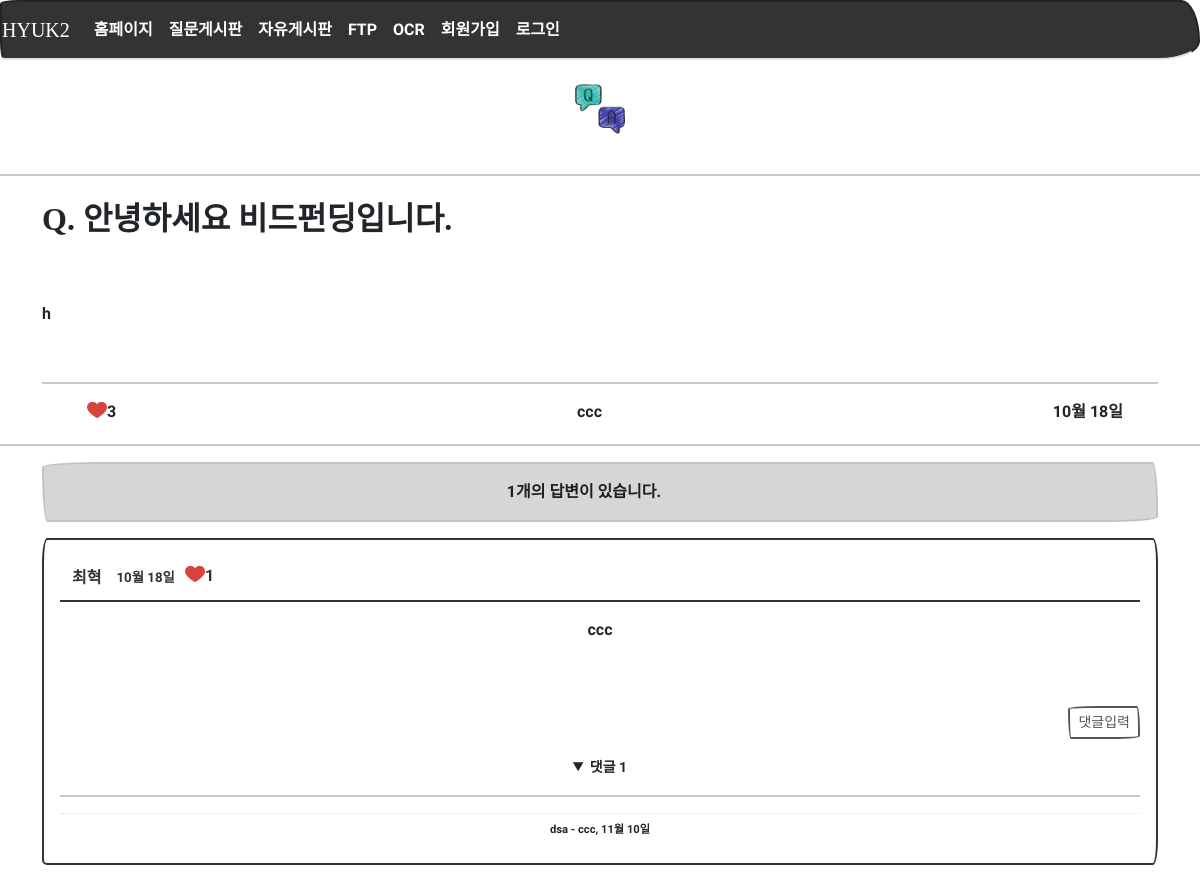
The app's page /question/detail/1/ with its own data.
### models.py (models this page shows)
class Question(db.Model):
    id = db.Column(db.Integer, primary_key=True)
    subject = db.Column(db.String(200), nullable=False)
    content = db.Column(db.Text(), nullable=False)
    create_date = db.Column(db.DateTime(), nullable=False)
    user_id = db.Column(db.Integer, db.ForeignKey('user.id', ondelete='CASCADE'), nullable=False)
    user = db.relationship('User', backref=db.backref('question_set'))
    modify_date = db.Column(db.DateTime(), nullable=True)
    hits = db.Column(db.Integer, nullable=False, default='0')
    voter = db.relationship('User', secondary=question_voter, backref=db.backref('question_voter_set'))

class User(db.Model):
    id = db.Column(db.Integer, primary_key=True)    # id는 자동으로 증가하는 User 모델의 기본키
    username = db.Column(db.String(150), unique=True, nullable=False)  # 아이디
    password = db.Column(db.String(200), nullable=False)
    name = db.Column(db.String(150), nullable=False)  # 실명
    email = db.Column(db.String(120), unique=True, nullable=False)
    fir_joo = db.Column(db.String(6), nullable=False)  # 주민번호 앞자리
    sec_joo = db.Column(db.String(7), nullable=False)  # 주민번호 뒷자리
    tel = db.Column(db.String(50), nullable=False)  # 휴대폰 번호, 휴대폰인증이 있다면 unique=True 넣어야 됨

class Answer(db.Model):
    id = db.Column(db.Integer, primary_key=True)
    question_id = db.Column(db.Integer, db.ForeignKey('question.id', ondelete='CASCADE'))
    question = db.relationship('Question', backref=db.backref('answer_set'))
    content = db.Column(db.Text(), nullable=False)
    create_date = db.Column(db.DateTime(), nullable=False)
    user_id = db.Column(db.Integer, db.ForeignKey('user.id', ondelete='CASCADE'), nullable=False)
    user = db.relationship('User', backref=db.backref('answer_set'))
    modify_date = db.Column(db.DateTime(), nullable=True)
    voter = db.relationship('User', secondary=answer_voter, backref=db.backref('answer_voter_set'))

class Comment(db.Model):
    id = db.Column(db.Integer, primary_key=True)
    user_id = db.Column(db.Integer, db.ForeignKey('user.id', ondelete='CASCADE'), nullable=False)
    user = db.relationship('User', backref=db.backref('comment_set'))
    content = db.Column(db.Text(), nullable=False)
    create_date = db.Column(db.DateTime(), nullable=False)
    modify_date = db.Column(db.DateTime())
    board_id = db.Column(db.Integer, db.ForeignKey('board.id', ondelete='CASCADE'), nullable=True)
    board = db.relationship('Board', backref=db.backref('comment_set'))
    answer_id = db.Column(db.Integer, db.ForeignKey('answer.id', ondelete='CASCADE'), nullable=True)
    answer = db.relationship('Answer', backref=db.backref('comment_set'))
    voter = db.relationship('User', secondary=comment_voter, backref=db.backref('comment_voter_set'))

### views/question_views.py (the view)
@bp.route('/detail/<int:question_id>/')
def detail(question_id):
    form = AnswerForm()
    question = Question.query.get_or_404(question_id)
    question.hits += 1
    db.session.add(question)
    db.session.commit()
    return render_template('question/question_detail.html', question=question, form=form)

### filter.py (called while the page is built)
def format_datetime(value, fmt='%m월 %d일'):
    now = datetime.now()
    time = now - value
    if time < timedelta(minutes=1):
        return '방금 전'
    elif time < timedelta(hours=1):
        return str(int(time.seconds / 60)) + '분 전'
    elif time < timedelta(days=1):
        return str(int(time.seconds / 3600)) + '시간 전'
    elif time < timedelta(days=7):
        time = datetime.now().date() - value.date()
        return str(time.days) + '일 전'
    else:
        return value.strftime(fmt)

### views/login_views.py (called while the page is built)
@bp.before_app_request
def logged_in_user():
    user_id = session.get('user_id')
    if user_id is None:
        g.user = None
    else:
        g.user = User.query.get(user_id)

### templates/question/question_detail.html (shortened to what this page needs)
{% extends 'base.html' %}
{% block content %}
        <div>
  	        <center>
  	            <br>
  	            <img src="{{ url_for('static',filename='images/aq.png') }}"
                     width="50" style="margin-left: auto; margin-right: auto; display: block;" />
  	            <br>
  	        <hr width="100%" color="black" />
  	    </div>
<div class="container my-3 ">
    <h2 class="py-2" style="font-weight:bolder">Q. {{ question.subject }}</h2> <br><br>
    <div id="ckPrint">{{ question.content|markdown }}</div>
    <br><hr>
        <div class="d-flex justify-content-between detail_q_title">
            <div class="d-flex" style="margin: 0px 10px">
                {% if question.voter|length > 0 %}
                    <a href="#" class="recommend"
                       data-uri="{{ url_for('vote.question', question_id=question.id) }}">
                        <img src="{{ url_for('static',filename='images/after_like.png') }}"
                             width="20" style="margin-left: auto; margin-right: auto; display: block;" />
                    </a>
                {% else %}
                <a href="#" class="recommend"
                   data-uri="{{ url_for('vote.question', question_id=question.id) }}">
                    <img src="{{ url_for('static',filename='images/before_like.png') }}"
                         width="20" style="margin-left: auto; margin-right: auto; display: block;" />
                </a>
                {% endif %}
                <div class="bg-light text-center font-weight-bolder mb-1">
                    {{ question.voter|length }}
                </div>
            </div>
            <div class="d-flex">
            {{ question.user.name }}
            </div>
            <div class="d-flex">
            {% if question.modify_date %}
                <p>{{ question.modify_date|datetime }}(수정)</p>
            {% else %}
                {{ question.create_date|datetime }}
            {% endif %}
            </div>
        </div>
</div>
<hr width="100%" color="black" />
<div class="container my-3 text-center">
    <div class="alert alert-dismissible alert-primary">
        {% if question.answer_set|length == 0 %}
        <strong>아직 답변이 없습니다! 답변 해주시겠어요?</strong>
        {% else %}
        <strong>{{ question.answer_set|length }}개의 답변이 있습니다.</strong>
        {% endif %}
    </div>
    {% for answer in question.answer_set %}
    <div class="card my-3">
        <div class="card-body">
            <div class="toast-header">
                <div class="detail_answer_id_text">{{ answer.user.name }}</div>
                <div class="detail_answer_time_text">
                    {% if answer.modify_date %}
                        {{ answer.modify_date|datetime }}(수정)
                    {% else %}
                        {{ answer.create_date|datetime }}
                    {% endif %}
                </div>
                <div class="d-flex" style="margin: 0px 10px">
                    {% if answer.voter %}
                    <a href="#" class="recommend" data-uri="{{ url_for('vote.answer', answer_id=answer.id) }}">
                        <img src="{{ url_for('static',filename='images/after_like.png') }}"
                        width="20" style="margin-left: auto; margin-right: auto; display: block;" />
                    </a>
                    {% else %}
                    <a href="#" class="recommend" data-uri="{{ url_for('vote.answer', answer_id=answer.id) }}">
                        <img src="{{ url_for('static',filename='images/before_like.png') }}"
                        width="20" style="margin-left: auto; margin-right: auto; display: block;" />
                    </a>
                    {% endif %}
                    <div class="bg-light text-center font-weight-bolder mb-1">{{ answer.voter|length }}</div>
                </div>
            </div>
            <div class="card-body">
                {{ answer.content|markdown }}
            </div>
            <div class="my-3 d-flex justify-content-end">
                <a href="{{ url_for('comment.create_answer', answer_id=answer.id) }}"
                class="btn btn-sm btn-outline-secondary">댓글입력</a>
            </div>
            <div>
                <details open>
                    <summary>
                        <small>댓글 {{ answer.comment_set|length }}</small>
                    </summary>
                    <hr>
                    {% if answer.comment_set|length > 0 %}
                    <div class="mt-3">
                        {% for comment in answer.comment_set %}
                        <div class="comment py-2 ">
                            <span style="white-space: pre-line;">{{ comment.content }}</span>
                            <span>
                                - {{ comment.user.name }}, {{ comment.create_date|datetime }}
                            </span>
                        </div>
                        {% endfor %}
                    </div>
                    {% endif %}
                </details>
            </div>
        </div>
    </div>
    {% endfor %}
</div> <br><br>
{% endblock %}

### static/css/style.css (style rules this page uses)
.detail_q_title { padding: 0px 35px; }
.detail_answer_id_text { font-weight: bolder; }
.detail_answer_time_text { margin-left: 15px; font-size: smaller; }
.comment { border-top:dotted 1px #ddd; font-size:0.7em; }
a { text-decoration:none }

### records on screen
Question: subject "안녕하세요 비드펀딩입니다.", content "h", create_date "10월 18일"
User: user.name "ccc"
Answer: user.name "최혁", create_date "10월 18일", voter|length "1", content "ccc", comment_set|length "1"
Comment: content "dsa", user.name "ccc", create_date "11월 10일"

### other values on screen
{{ question.voter|length }} "3"
{{ question.answer_set|length }} "1"
